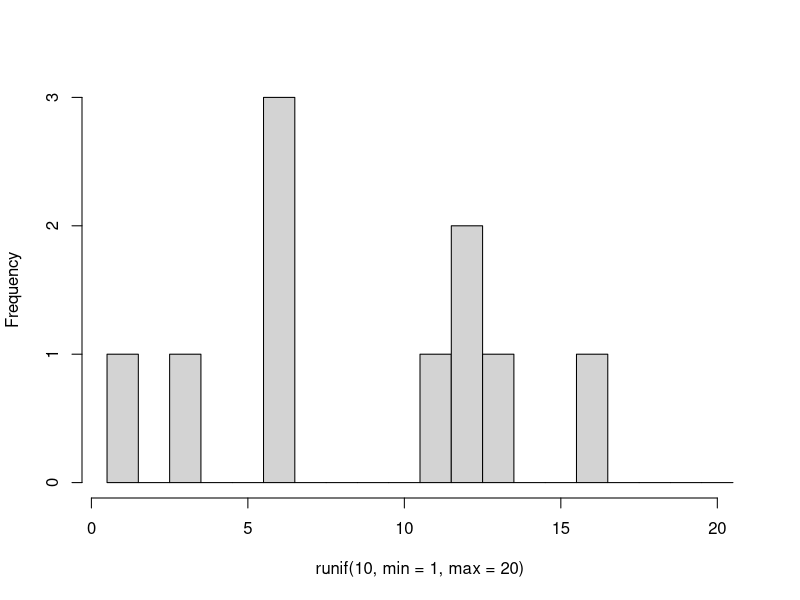
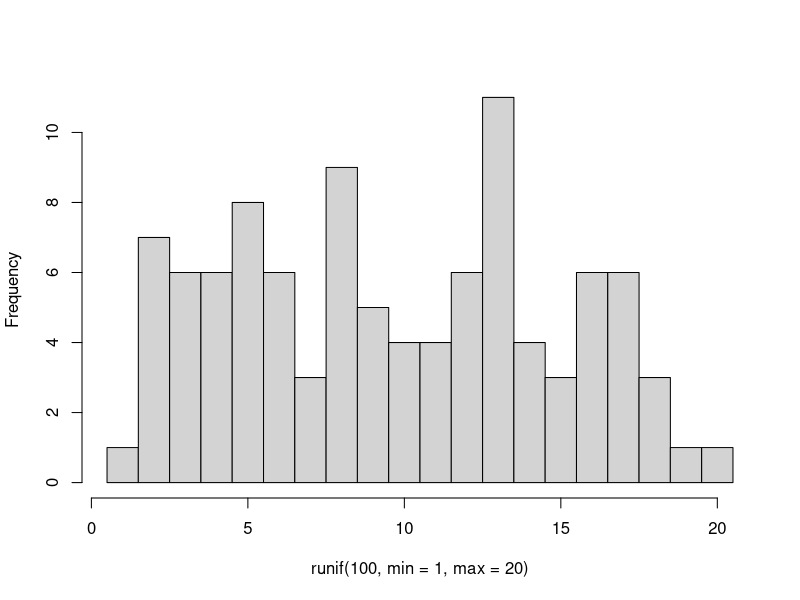
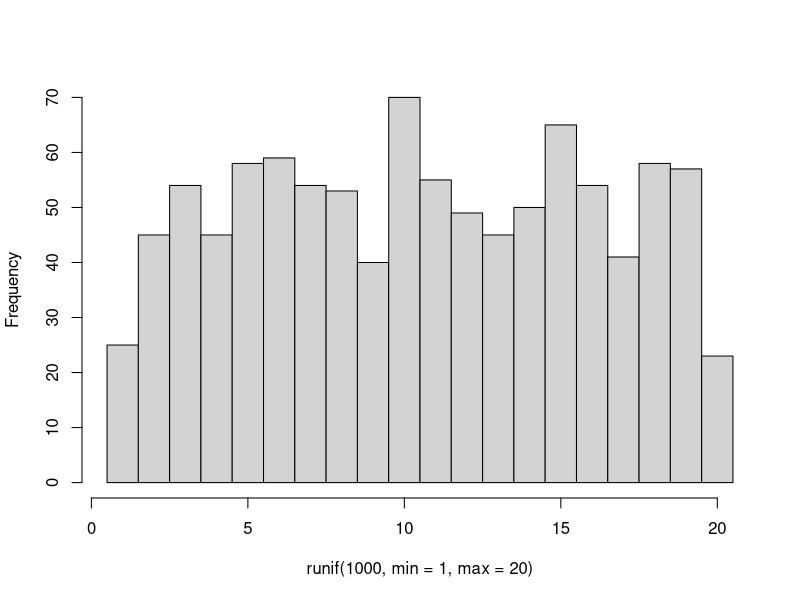
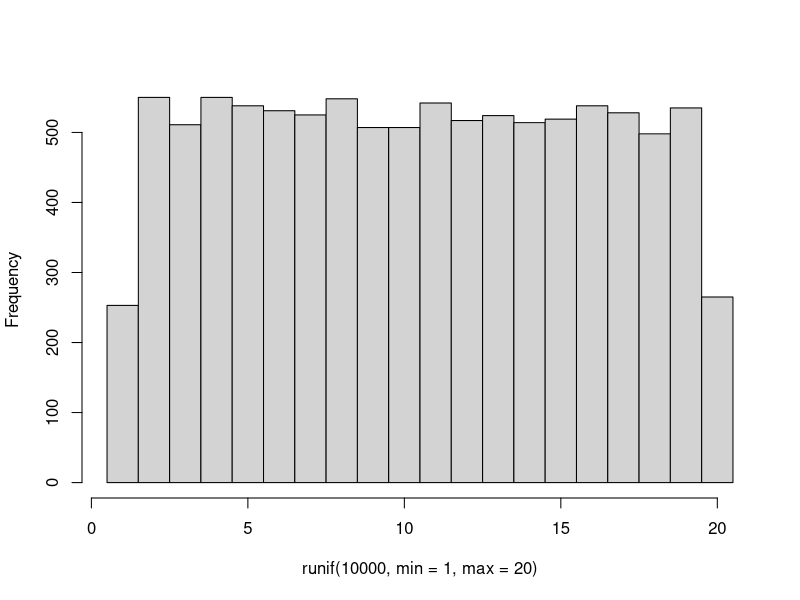
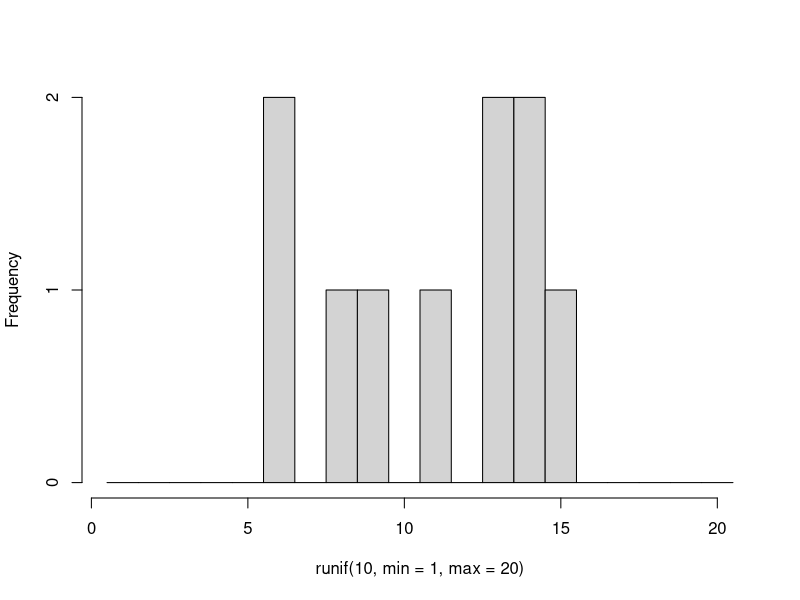
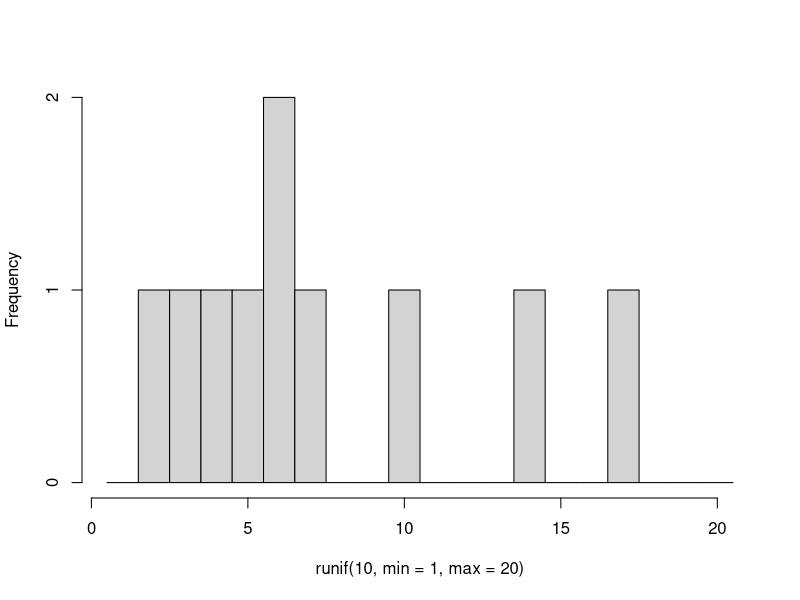
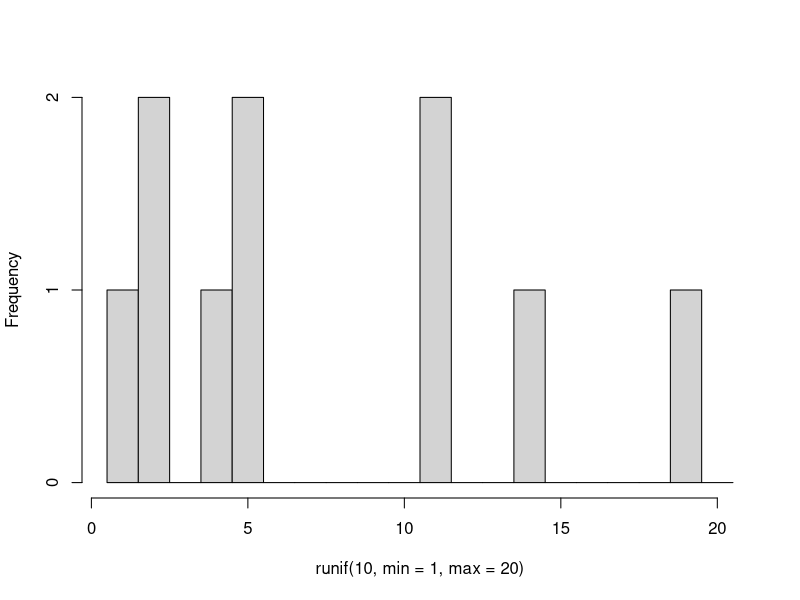
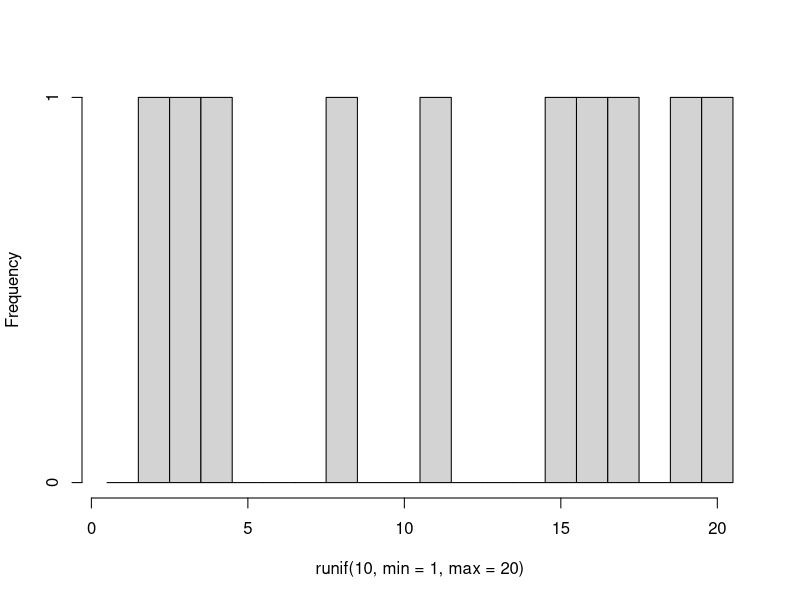

These figures' R source, in order:
## ---- chunk 1

runif(1, min = 6, max = 9)

runif(10, min = 4, max = 20)

## ---- chunk 2

floor(runif(1, min = 1, max = 6))

## ---- chunk 3
#| layout-ncol: 2
#| fig-cap: 
#|   - "10 rolls"
#|   - "100 rolls"
#|   - "1000 rolls" 
#|   - "10000 rolls"
#| echo: false

hist(runif(10, min = 1, max = 20), breaks = seq(from = 0.5, to = 20.5), main = NULL)
hist(runif(100, min = 1, max = 20), breaks = seq(from = 0.5, to = 20.5), main = NULL)
hist(runif(1000, min = 1, max = 20), breaks = seq(from = 0.5, to = 20.5), main = NULL)
hist(runif(10000, min = 1, max = 20), breaks = seq(from = 0.5, to = 20.5), main = NULL)

## ---- chunk 4
#| layout-ncol: 5
#| echo: false

for (i in seq_along(1:10)) {
  hist(runif(10, min = 1, max = 20), breaks = seq(from = 0.5, to = 20.5), main = NULL)
}

## ---- chunk 5

rnorm(5)

rnorm(5, mean = 50, sd = 5)

## ---- chunk 6
#| layout-ncol: 2
#| fig-cap: 
#|   - "10 draws"
#|   - "100 draws"
#|   - "1000 draws" 
#|   - "10000 draws"
#| echo: false

hist(rnorm(10, mean = 50, sd = 5), main = NULL)
hist(rnorm(100, mean = 50, sd = 5), main = NULL)
hist(rnorm(1000, mean = 50, sd = 5), main = NULL)
hist(rnorm(10000, mean = 50, sd = 5), main = NULL)

## ---- chunk 7
#| layout-ncol: 5
#| echo: false

for (i in seq_along(1:10)) {
  hist(rnorm(50, mean = 50, sd = 5), main = NULL)
}

